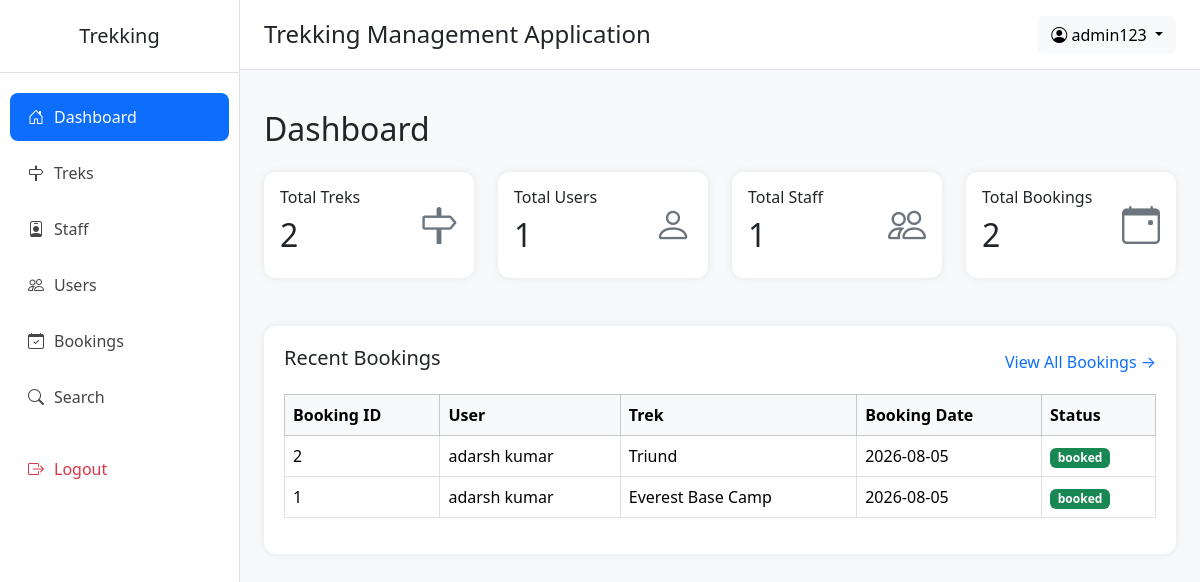
The app's page /admin/dashboard (signed in), older data.
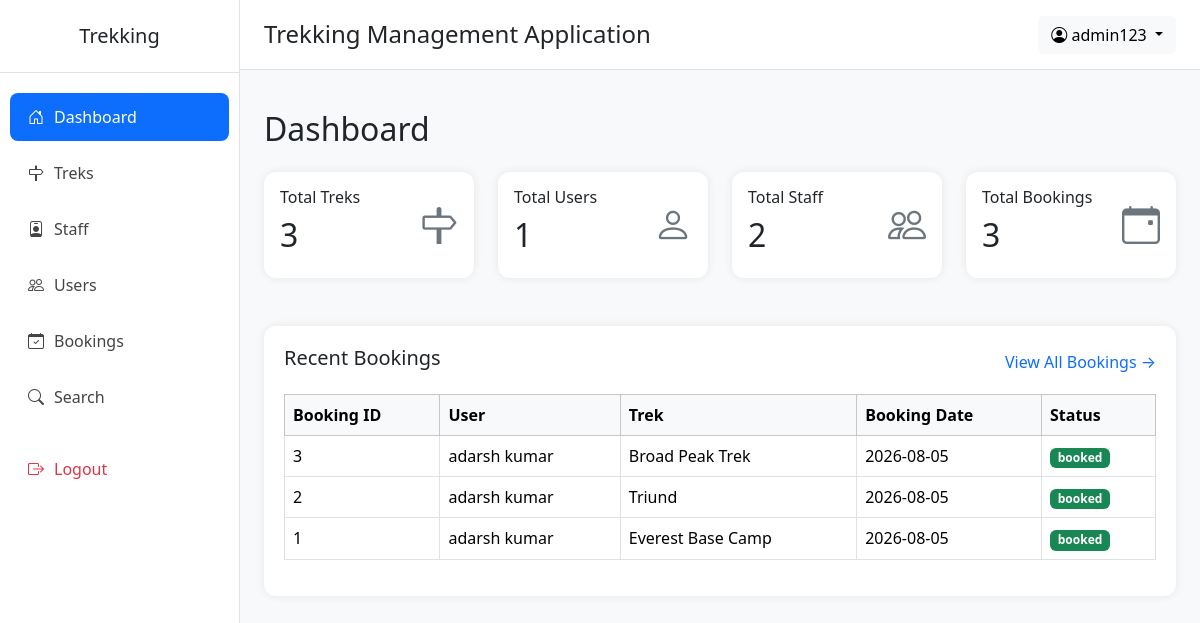
The same page, newer data.
### application/models.py (models this page shows)
class Booking(db.Model):
    __tablename__ = "bookings"
    id = db.Column(db.Integer(), primary_key=True)
    user_id = db.Column(db.Integer(), db.ForeignKey("users.id"), nullable=False)
    trek_id = db.Column(db.Integer(), db.ForeignKey("treks.id"), nullable=False)
    booking_date = db.Column(db.DateTime(), default=db.func.now())
    status = db.Column(db.String(20), nullable=False, default="booked")
    payment_status = db.Column(db.String(20), nullable=False, default="Pending")
    cancelled_at = db.Column(db.DateTime, nullable=True)

class User(db.Model):
    __tablename__="users"
    id=db.Column(db.Integer(),primary_key=True,autoincrement=True)
    name=db.Column(db.String(),nullable=False)
    email=db.Column(db.String(),nullable=False,unique=True)
    phone=db.Column(db.String(),nullable=True)
    password=db.Column(db.String(),nullable=False)
    contact=db.Column(db.String(),nullable=True)
    role=db.Column(db.String(),default="user")       # admin | user | staff
    status=db.Column(db.String(),default="active")   # active | blacklisted | pending | rejected
    created_at=db.Column(db.DateTime(),server_default=db.func.now())
    updated_at=db.Column(db.DateTime(),server_default=db.func.now(),onupdate=db.func.now())
    staff_profile = db.relationship(
        "Staff",
        backref="user",
        uselist=False,
        foreign_keys="Staff.userid"
    )
    bookings = db.relationship(
        "Booking",
        backref="user",
        cascade="all, delete-orphan"
    )

class Trek(db.Model):
    __tablename__="treks"
    id = db.Column(db.Integer(),primary_key=True)
    name = db.Column(db.String(),nullable=False)
    location = db.Column(db.String(),nullable=False)
    price=db.Column(db.Integer(),nullable=False)
    difficulty = db.Column(db.String(),nullable=False) # Easy | Medium | Hard
    duration_days = db.Column(db.Integer(),nullable=False)
    total_slots = db.Column(db.Integer(),nullable=False)
    avl_slots = db.Column(db.Integer(),nullable=False)
    assigned_staff_id = db.Column(db.Integer(),db.ForeignKey("staff.id"),nullable=True)
    status = db.Column(db.String(),default="open") #  open | closed | started | completed
    start_date = db.Column(db.DateTime(),nullable=False)
    end_date = db.Column(db.DateTime(),nullable=False)
    desc = db.Column(db.String(),nullable=True)
    created_by = db.Column(db.Integer(),db.ForeignKey("users.id"),nullable=False)
    created_at = db.Column(db.DateTime(),server_default=db.func.now())
    updated_at = db.Column(db.DateTime(),server_default=db.func.now(),onupdate=db.func.now())
    bookings = db.relationship(
        "Booking",
        backref="trek",
        cascade="all, delete-orphan"
    )

### application/admin_routes.py (the view)
@app.route("/admin/dashboard")
def admin():
    if("admin_id" not in session):
        return redirect("/login")
    this_admin=User.query.filter_by(id=session["admin_id"]).first()
    total_treks=Trek.query.all().__len__()
    total_staff=Staff.query.all().__len__()
    total_user=User.query.all().__len__()-total_staff-1
    all_bookings=Booking.query.all()
    recent_booking=Booking.query.order_by(Booking.booking_date.desc()).limit(3).all()
    total_bookings=all_bookings.__len__()
    return render_template("admin/dashboard.html",this_admin=this_admin,total_user=total_user,total_bookings=total_bookings,total_staff=total_staff,total_treks=total_treks,all_bookings=all_bookings,recent_booking=recent_booking)

### templates/admin/dashboard.html (shortened to what this page needs)
{% extends "admin/base.html" %}
{% block content %}
<h2 class="mb-4">
                Dashboard
            </h2>
            <div class="row g-4">
                <div class="col-md-3">
                    <div class="card dashboard-card">
                        <div class="card-body d-flex justify-content-between align-items-center">
                            <div>
                                <h6>Total Treks</h6>
                                <h2>{{total_treks}}</h2>
                            </div>
                            <i class="bi bi-signpost card-icon"></i>
                        </div>
                    </div>
                </div>
                <div class="col-md-3">
                    <div class="card dashboard-card">
                        <div class="card-body d-flex justify-content-between align-items-center">
                            <div>
                                <h6>Total Users</h6>
                                <h2>{{total_user}}</h2>
                            </div>
                            <i class="bi bi-person card-icon"></i>
                        </div>
                    </div>
                </div>
                <div class="col-md-3">
                    <div class="card dashboard-card">
                        <div class="card-body d-flex justify-content-between align-items-center">
                            <div>
                                <h6>Total Staff</h6>
                                <h2>{{total_staff}}</h2>
                            </div>
                            <i class="bi bi-people card-icon"></i>
                        </div>
                    </div>
                </div>
                <div class="col-md-3">
                    <div class="card dashboard-card">
                        <div class="card-body d-flex justify-content-between align-items-center">
                            <div>
                                <h6>Total Bookings</h6>
                                <h2>{{total_bookings}}</h2>
                            </div>
                            <i class="bi bi-calendar-event card-icon"></i>
                        </div>
                    </div>
                </div>
            </div>
            <div class="table-container mt-5">
                <div class="d-flex justify-content-between align-items-center mb-3">
                    <h5>Recent Bookings</h5>
                    <a href="/admin/all/booking" class="text-decoration-none">
                        View All Bookings →
                    </a>
                </div>
                <table class="table table-bordered table-hover align-middle">
                    <thead class="table-light">
                    <tr>
                        <th>Booking ID</th>
                        <th>User</th>
                        <th>Trek</th>
                        <th>Booking Date</th>
                        <th>Status</th>
                    </tr>
                    </thead>
                    <tbody>
                    {% for b in recent_booking %}
                    <tr>
                        <td>{{b.id}}</td>
                        <td>{{b.user.name}}</td>
                        <td>{{b.trek.name}}</td>
                        <td>{{b.booking_date.date()}}</td>
                        <td><span class="badge bg-success">{{b.status}}</span></td>
                    </tr>
                    {% endfor %}
                    </tbody>
                </table>
            </div>
{% endblock %}

Row changes from the older to the newer data that the page shows:
added Booking: id "3", user.name "adarsh kumar", trek.name "Broad Peak Trek", booking_date "2026-08-05", status "booked"
Text that changed along with them:
{{ total_treks }}: "2" → "3"
{{ total_staff }}: "1" → "2"
{{ total_bookings }}: "2" → "3"
